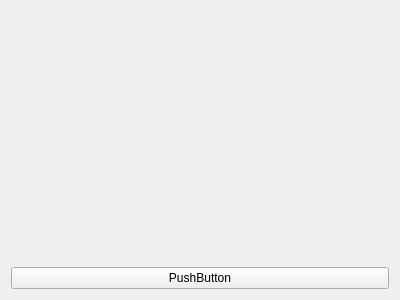
<?xml version="1.0" encoding="UTF-8"?>
<ui version="4.0">
 <class>SharpWidget</class>
 <widget class="BaseWidget" name="SharpWidget">
  <property name="geometry">
   <rect>
    <x>0</x>
    <y>0</y>
    <width>400</width>
    <height>300</height>
   </rect>
  </property>
  <property name="windowTitle">
   <string>SharpWidget</string>
  </property>
  <layout class="QVBoxLayout" name="verticalLayout">
   <property name="spacing">
    <number>0</number>
   </property>
   <property name="leftMargin">
    <number>0</number>
   </property>
   <property name="topMargin">
    <number>0</number>
   </property>
   <property name="rightMargin">
    <number>0</number>
   </property>
   <property name="bottomMargin">
    <number>0</number>
   </property>
   <item>
    <widget class="QScrollArea" name="scrollArea">
     <property name="frameShape">
      <enum>QFrame::NoFrame</enum>
     </property>
     <property name="widgetResizable">
      <bool>true</bool>
     </property>
     <widget class="QWidget" name="scrollAreaWidgetContents">
      <property name="geometry">
       <rect>
        <x>0</x>
        <y>0</y>
        <width>400</width>
        <height>259</height>
       </rect>
      </property>
      <layout class="QVBoxLayout" name="verticalLayout_2">
       <property name="spacing">
        <number>0</number>
       </property>
       <property name="leftMargin">
        <number>0</number>
       </property>
       <property name="topMargin">
        <number>0</number>
       </property>
       <property name="rightMargin">
        <number>0</number>
       </property>
       <property name="bottomMargin">
        <number>0</number>
       </property>
       <item>
        <widget class="QLabel" name="labelImage"/>
       </item>
      </layout>
     </widget>
    </widget>
   </item>
   <item>
    <widget class="QWidget" name="widget" native="true">
     <layout class="QHBoxLayout" name="horizontalLayout">
      <item>
       <widget class="QPushButton" name="pushButton">
        <property name="text">
         <string>PushButton</string>
        </property>
       </widget>
      </item>
     </layout>
    </widget>
   </item>
  </layout>
 </widget>
 <layoutdefault spacing="6" margin="11"/>
 <customwidgets>
  <customwidget>
   <class>BaseWidget</class>
   <extends>QWidget</extends>
   <header>basewidget.h</header>
   <container>1</container>
  </customwidget>
 </customwidgets>
 <resources/>
 <connections/>
</ui>
